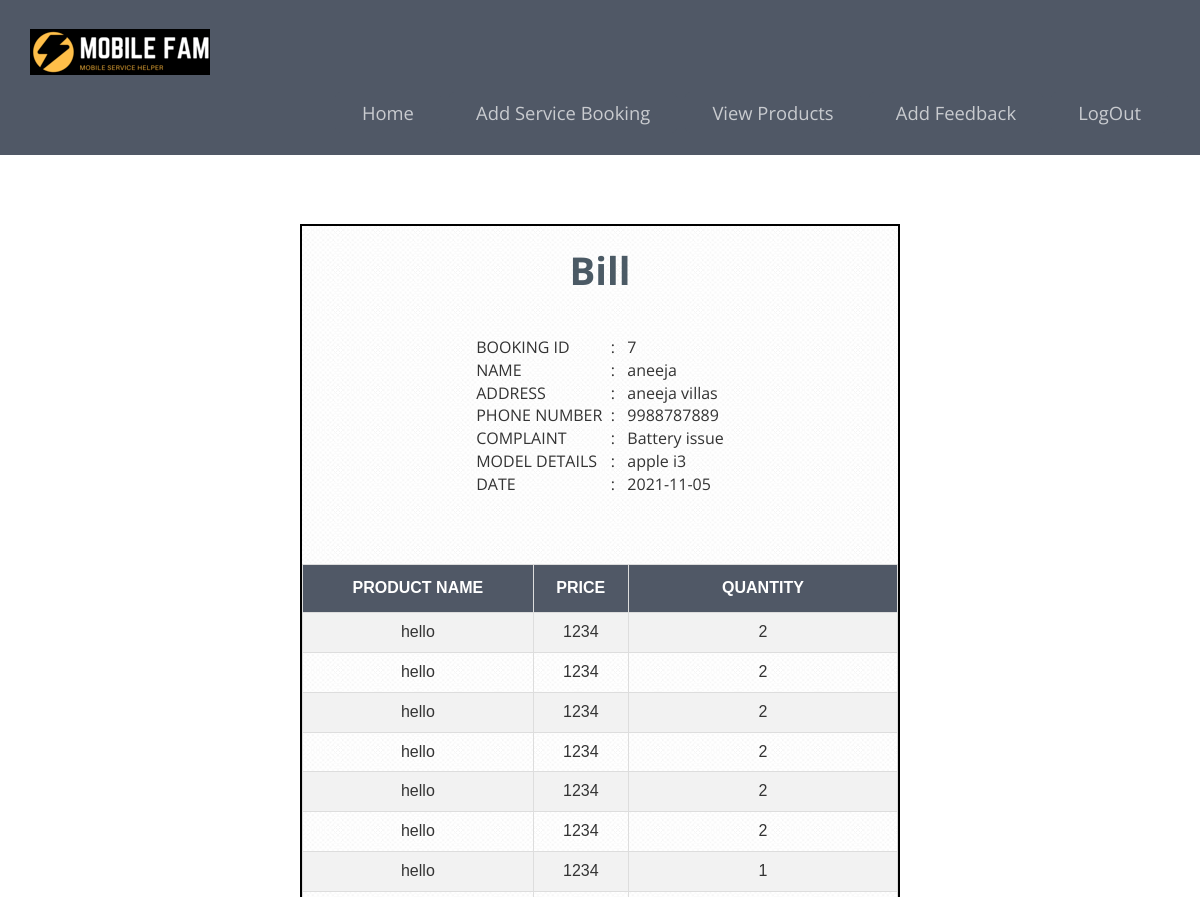
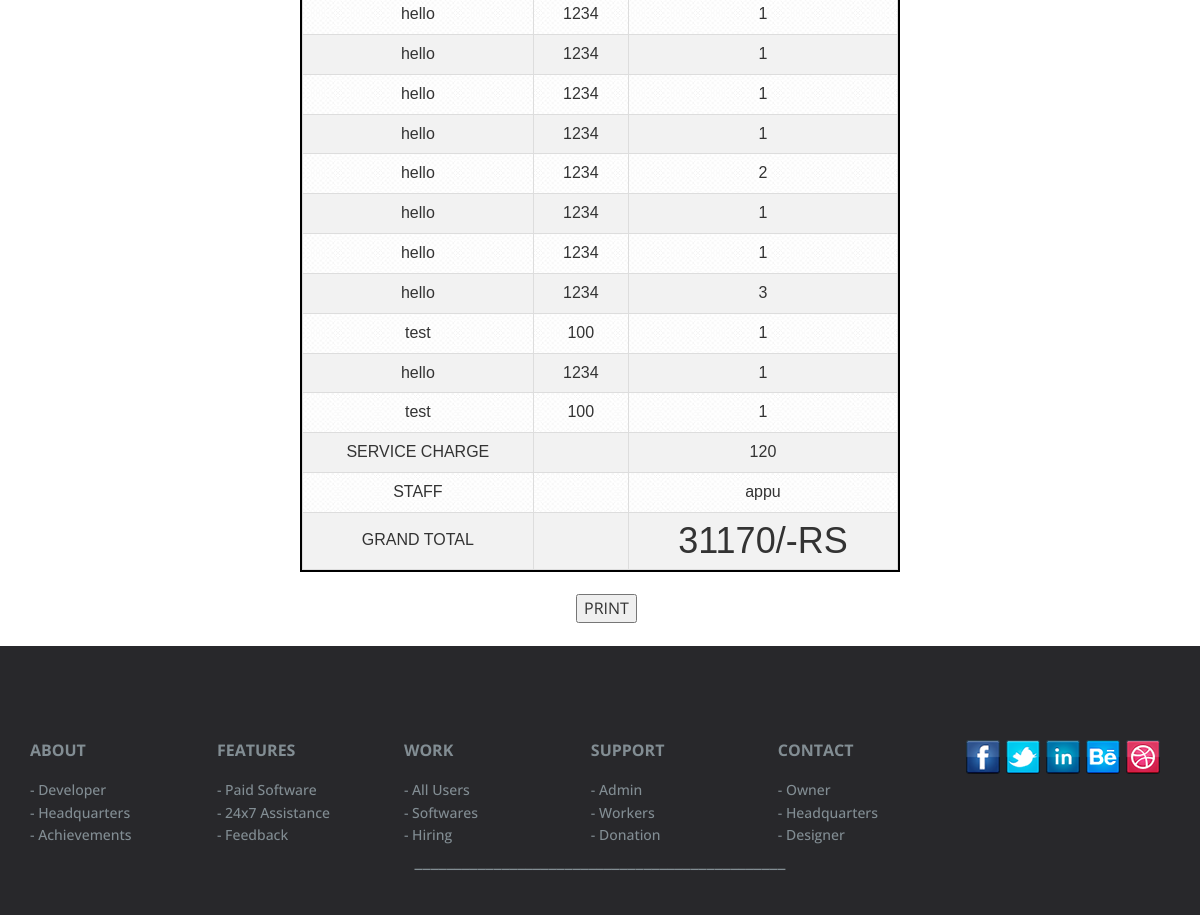
The app's page /ownerviewbill.php?bid=7 with its own data (2 pictures, top to bottom).
### tables this page shows
CREATE TABLE IF NOT EXISTS `booking` (
  `bid` int(11) NOT NULL AUTO_INCREMENT,
  `sid` int(11) NOT NULL,
  `oid` int(11) NOT NULL,
  `uname` varchar(50) NOT NULL,
  `address` varchar(50) NOT NULL,
  `phno` varchar(50) NOT NULL,
  `complaint` varchar(50) NOT NULL,
  `modeldetails` varchar(50) NOT NULL,
  `rdate` varchar(50) NOT NULL,
  `status` varchar(50) NOT NULL,
  PRIMARY KEY (`bid`)
);

CREATE TABLE IF NOT EXISTS `bill` (
  `billid` int(11) NOT NULL AUTO_INCREMENT,
  `sid` int(11) NOT NULL,
  `pid` int(11) NOT NULL,
  `price` int(11) NOT NULL,
  `quantity` int(11) NOT NULL,
  `bookingid` int(11) NOT NULL,
  PRIMARY KEY (`billid`)
);

CREATE TABLE IF NOT EXISTS `stock` (
  `stockid` int(11) NOT NULL AUTO_INCREMENT,
  `pname` varchar(60) NOT NULL,
  `price` varchar(80) NOT NULL,
  `stock` varchar(89) NOT NULL,
  `sid` int(11) NOT NULL,
  `oid` int(11) NOT NULL,
  PRIMARY KEY (`stockid`)
);

CREATE TABLE IF NOT EXISTS `servicecharge` (
  `scid` int(11) NOT NULL AUTO_INCREMENT,
  `staffid` varchar(90) NOT NULL,
  `bookingid` varchar(90) NOT NULL,
  `charge` varchar(90) NOT NULL,
  PRIMARY KEY (`scid`)
);

CREATE TABLE IF NOT EXISTS `staff` (
  `sid` int(11) NOT NULL AUTO_INCREMENT,
  `sname` varchar(40) NOT NULL,
  `address` varchar(40) NOT NULL,
  `email` varchar(70) NOT NULL,
  `phno` varchar(70) NOT NULL,
  `oid` int(11) NOT NULL,
  PRIMARY KEY (`sid`)
);

### ownerviewbill.php (the view, shortened to what this page needs)
<?php
include("connection.php");
include('oheader.php');
?>
<div class="contact-mian">
<div class="hello">
    <br>
    <h3>Bill</h3>
    <center>
    <table >
        <?php
        $bid=$_REQUEST['bid'];
        $ret = " SELECT * from booking where bid='$bid'";
        $re = mysqli_query($conn, $ret);
        if ($re) {
       $data = mysqli_fetch_assoc($re) ;
                $id = $data['bid'];
                $fid = $data['uname'];
                $question = $data['address'];
                $answer = $data['phno'];
                $complaint = $data['complaint'];
                $modeldetails = $data['modeldetails'];
                $rdate = $data['rdate'];
        ?>
                <tr>
                    <td>BOOKING ID </td><td>&nbsp;&nbsp;: &nbsp;&nbsp;</td>
                    <td>
                        <?php
                        $total=0;
                        echo $id;
                        ?>
                    </td>
                    </tr>
                    <tr>
                    <td>NAME </td><td>&nbsp;&nbsp;: &nbsp;&nbsp;</td>
                    <td>
                        <?php
                        echo $fid;
                        ?>
                    </td>
                    </tr>
                    <tr>
                    <td>ADDRESS </td><td>&nbsp;&nbsp;: &nbsp;&nbsp;</td>
                    <td>
                        <?php
                        echo $question;
                        ?>
                    </td>
                    </tr>
                    <tr>
                    <td>PHONE NUMBER </td><td>&nbsp;&nbsp;: &nbsp;&nbsp;</td>
                    <td>
                        <?php
                        echo $answer;
                        ?>
                    </td>
                    </tr>
                    <tr>
                    <td>COMPLAINT</td><td>&nbsp;&nbsp;: &nbsp;&nbsp;</td>
                    <td>
                        <?php
                        echo $complaint;
                        ?>
                    </td>
                    </tr>
                    <tr>
                    <td>MODEL DETAILS </td><td>&nbsp;&nbsp;: &nbsp;&nbsp;</td>
                    <td>      <?php
                        echo $modeldetails;
                        ?>
                    </td>
                    </tr>
                    <tr>
                    <td>
                    DATE </td><td>&nbsp;&nbsp;: &nbsp;&nbsp;</td><td>
                        <?php
                        echo $rdate;
                        ?>
                    </td>
                    </tr>
    </table>
    <br>
    <br>
    <br>
    </center>
            <?php
             } else {
                echo "<script type = \"text/javascript\">
    alert(\"Sorry You Dont Have Any Question.\");
    </script>";
            }
         $ret = " SELECT bill.*,stock.* from bill join stock on stock.stockid=bill.pid where bill.bookingid='$bid' and quantity>0";
         $re = mysqli_query($conn, $ret);
        ?>
         <table id="customers">
            <tr>
                <th>
                    PRODUCT NAME
                </th>
                <th>
                   PRICE
                </th>  <th>
                   QUANTITY
                </th>
            </tr>
            <?php
       while( $data = mysqli_fetch_assoc($re))
       {
        ?>
        <tr>
<td>
        <?php
                        echo $data['pname'];
                        ?>
</td>
<td>
        <?php
                        echo  $data['price'];
                        $price=$data['price'];
                        ?>
</td><td>
        <?php
                        echo  $data['quantity'];
                        $quantity= $data['quantity'];
                        ?>
</td>
        <?php
                        $total=$total+($price*$quantity);
                        ?>
      <?php  }
      ?>
        </tr>
        <tr><td>SERVICE CHARGE</td>
        <?php
$appoos="select servicecharge.*,staff.* from servicecharge join staff on servicecharge.staffid=staff.sid where bookingid='$id'";
$re = mysqli_query($conn, $appoos);
 while($data = mysqli_fetch_assoc($re))
 {
        ?>
        <td></td>
        <td>
            <?php
            $scharge=$data['charge'];
            echo $data['charge'];
            $total=$total+$scharge;
            ?>
       </td>
       <tr>
       <td>STAFF</td>
       <td></td>
       <td> <?php echo $data['sname'];?></td>
       </tr>
   <?php }
   ?>
   </tr>
        <tr><td>GRAND TOTAL</td><td></td><td><h1><?php echo $total."/-RS"; ?> </td></h1></tr>
    </table>
</div>
</div>
<button style="margin: 0px 50px 0px 48%" onclick="window.print()">PRINT</button>
<?php
include('common_footer.php');
?>

### css/style.css (style rules this page uses)
html, body { font-size: 100%; background: #fff; font-family: 'Open Sans', sans-serif; }
h1,h2,h3,h4,h5,h6 { margin:0; }
.contact-mian { text-align:center; }
.contact-mian h3,.about-main h3,.advn-main h3,.portfolio-top h3,.features-main h3 { font-weight:700; font-size:2.5em; color:#4b5a65; margin:0; text-align:center; }
@media (max-width:1366px) { .contact-mian h3, .about-main h3, .advn-main h3, .portfolio-top h3, .features-main h3,.team-main h3 { font-size: 2.4em; } }

### oheader.php (style rules this page uses)
.contact-mian { padding: 0 300px; text-align: center; }
.contact-mian h3 { margin: 0 0 45px; }
#customers { font-family: Arial, Helvetica, sans-serif; border-collapse: collapse; width: 100%; text-align: center; }
#customers td, #customers th { border: 1px solid #ddd; padding: 8px; text-align: center; }
#customers tr:nth-child(even) { background-color: #f2f2f2; }
#customers th { padding-top: 12px; padding-bottom: 12px; background-color: #505866; color: white; }

### ownerviewbill.php (style rules this page uses)
.hello { border: 2px black solid; background:url(images/lorem-banner.jpg) }

### records on screen
booking: bid "7", uname "aneeja", address "aneeja villas", phno "9988787889", complaint "Battery issue", modeldetails "apple i3", rdate "2021-11-05"
bill: stock.pname "hello", stock.price "1234", quantity "2"
bill: stock.pname "hello", stock.price "1234", quantity "2"
bill: stock.pname "hello", stock.price "1234", quantity "2"
bill: stock.pname "hello", stock.price "1234", quantity "2"
bill: stock.pname "hello", stock.price "1234", quantity "2"
bill: stock.pname "hello", stock.price "1234", quantity "2"
bill: stock.pname "hello", stock.price "1234", quantity "1"
bill: stock.pname "hello", stock.price "1234", quantity "1"
bill: stock.pname "hello", stock.price "1234", quantity "1"
bill: stock.pname "hello", stock.price "1234", quantity "1"
bill: stock.pname "hello", stock.price "1234", quantity "1"
bill: stock.pname "hello", stock.price "1234", quantity "2"
bill: stock.pname "hello", stock.price "1234", quantity "1"
bill: stock.pname "hello", stock.price "1234", quantity "1"
bill: stock.pname "hello", stock.price "1234", quantity "3"
bill: stock.pname "test", stock.price "100", quantity "1"
bill: stock.pname "hello", stock.price "1234", quantity "1"
bill: stock.pname "test", stock.price "100", quantity "1"
servicecharge: charge "120", staffid.sname "appu"

### other values on screen
$total "31170"
